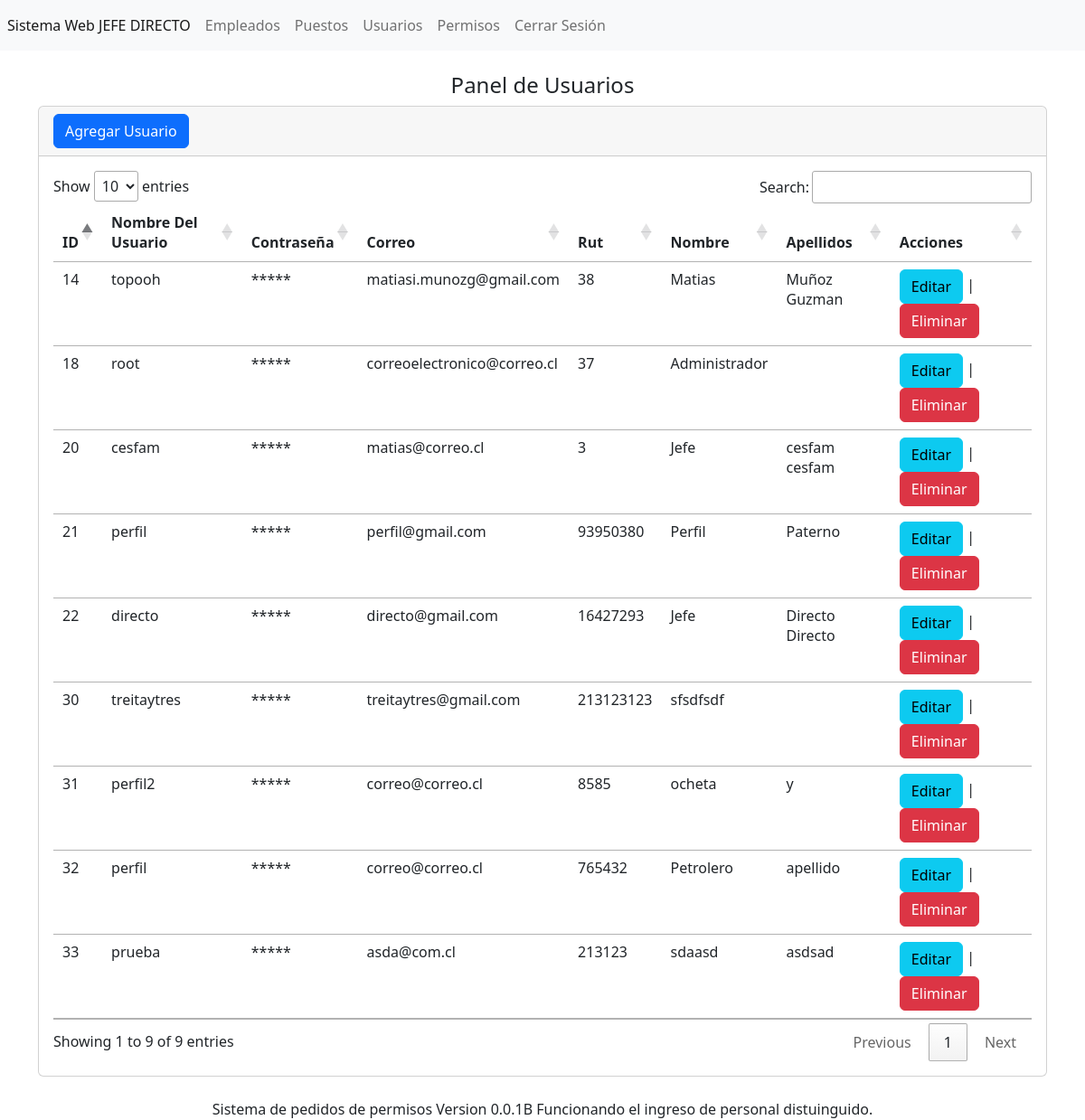
Page /secciones/usuarios/index.php (signed in) on the committed database.
### tables this page shows
CREATE TABLE `tbl_usuarios` (
  `id` int(11) NOT NULL,
  `usuario` varchar(255) NOT NULL,
  `password` varchar(255) NOT NULL,
  `correo` varchar(255) NOT NULL,
  `rut` int(11) NOT NULL,
  `nombre` varchar(255) NOT NULL,
  `apellido_pat` varchar(255) NOT NULL,
  `apellido_mat` varchar(255) NOT NULL,
  `tipousuario` int(11) NOT NULL
);

### secciones/usuarios/index.php (the view, shortened to what this page needs)
<?php
include ("../../bd.php");
$sentencia=$conexion->prepare("select * from tbl_usuarios");
$sentencia->execute();
$lista_tbl_usuarios=$sentencia->fetchALL(PDO::FETCH_ASSOC);
?>
<?php
switch($_SESSION['tipousuario']){
case 2:
  include("../../templates/jefe-directo/header.php");
break;
}
?>
<br>
<center><h4>Panel de Usuarios</h4></center>
<div class="card">
    <div class="card-header">
    <a name="" id="" class="btn btn-primary" href="crear.php" role="button">Agregar Usuario</a>    </div>
    <div class="card-body">
<div class="table-responsive-sm">
    <table class="table" id="tabla_id">
        <thead>
            <tr>
                <th scope="col">ID</th>
                <th scope="col">Nombre Del Usuario</th>
                <th scope="col">Contraseña</th>
                <th scope="col">Correo</th>
                <th scope="col">Rut </th>
                <th scope="col">Nombre </th>
                <th scope="col">Apellidos </th>
                <th scope="col">Acciones</th>
            </tr>
        </thead>
        <tbody>
            <?php foreach ($lista_tbl_usuarios as $registro) {?>
            <tr class="">
                <td scope="row"><?php echo $registro['id']; ?></td>
                <td><?php echo $registro['usuario']; ?></td>
                <td>*****</td>
                <td><?php echo $registro['correo']; ?></td>
                <td><?php echo $registro['rut']; ?> </td>
                <td><?php echo $registro['nombre']; ?> </td>
                <td><?php echo $registro['apellido_pat']; echo " "; echo $registro['apellido_mat']; ?> </td>
                <td>
                <a class="btn btn-info" href="editar.php?txtID=<?php echo$registro['id'] ?>" role="button">Editar </a>
                <span>|
                <a class="btn btn-danger" href="javascript:borrar(<?php echo$registro['id'] ?>);" role="button">Eliminar </a>
                </td>
            </tr>
            <?php } ?>
        </tbody>
    </table>
</div>
    </div>
</div>
<?php include("../../templates/footer.php"); ?>

### rows in the picture
tbl_usuarios: id "14", usuario "topooh", correo "matiasi.munozg@gmail.com", rut "38", nombre "Matias", apellido_pat "Muñoz", apellido_mat "Guzman"
tbl_usuarios: id "18", usuario "root", correo "correoelectronico@correo.cl", rut "37", nombre "Administrador"
tbl_usuarios: id "20", usuario "cesfam", correo "matias@correo.cl", rut "3", nombre "Jefe", apellido_pat "cesfam", apellido_mat "cesfam"
tbl_usuarios: id "21", usuario "perfil", correo "perfil@gmail.com", rut "93950380", nombre "Perfil", apellido_pat "Paterno"
tbl_usuarios: id "22", usuario "directo", correo "directo@gmail.com", rut "16427293", nombre "Jefe", apellido_pat "Directo", apellido_mat "Directo"
tbl_usuarios: id "30", usuario "treitaytres", correo "treitaytres@gmail.com", rut "213123123", nombre "sfsdfsdf"
tbl_usuarios: id "31", usuario "perfil2", correo "correo@correo.cl", rut "8585", nombre "ocheta", apellido_pat "y"
tbl_usuarios: id "32", usuario "perfil", correo "correo@correo.cl", rut "765432", nombre "Petrolero", apellido_pat "apellido"
tbl_usuarios: id "33", usuario "prueba", correo "asda@com.cl", rut "213123", nombre "sdaasd", apellido_pat "asdsad"
